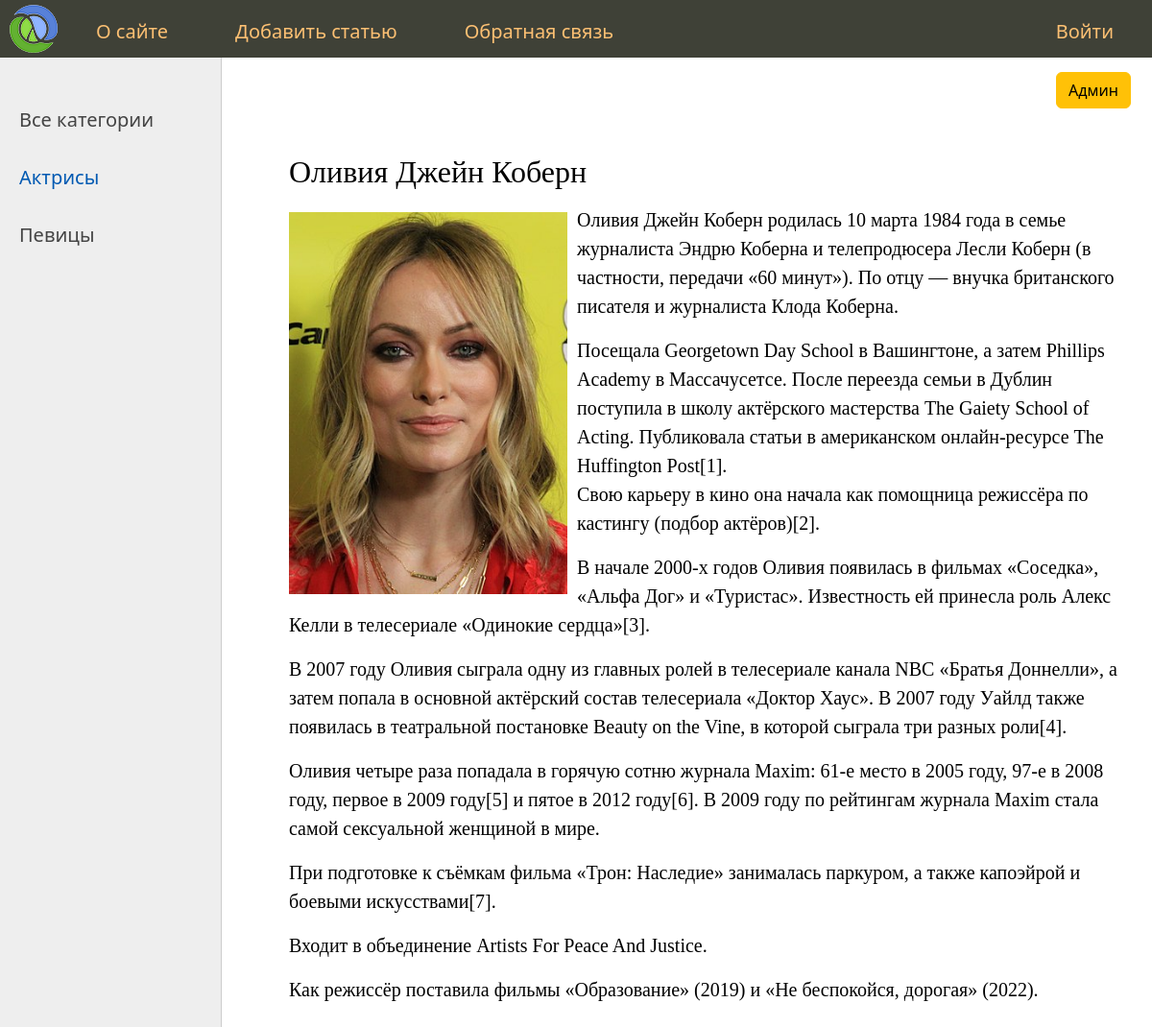
Screenshot of /post/olivia-dzhein-kobern/ with the database file from the repository.
### women/models.py (models this page shows, shortened)
class Category(models.Model):
    name = models.CharField(
        max_length=100, db_index=True, verbose_name="Категория")
    slug = models.SlugField(max_length=100, unique=True,
                            db_index=True, verbose_name="URL")
    def get_absolute_url(self):
        return reverse('category', kwargs={'cat_slug': self.slug})
    class Meta:
        verbose_name = "Категория"
        verbose_name_plural = "Категории"
        ordering = ['name']

class Women(models.Model):
    title = models.CharField(max_length=255, verbose_name="Заголовок")
    slug = models.SlugField(max_length=255, unique=True,
                            db_index=True, verbose_name="URL")
    content = models.TextField(blank=True, verbose_name="Текст статьи")
    photo = models.ImageField(upload_to='photos/', verbose_name="Фото")
    time_create = models.DateTimeField(
        auto_now_add=True, verbose_name="Время создания")
    time_update = models.DateTimeField(
        auto_now=True, verbose_name="Время изменения")
    is_published = models.BooleanField(default=True, verbose_name="Публикация")
    cat = models.ForeignKey(
        'Category', on_delete=models.PROTECT, null=True, verbose_name="Категория")
    def __str__(self):
        return self.title
    class Meta:
        verbose_name = "Известные женщины"
        verbose_name_plural = "Известные женщины"
        ordering = ['-time_create', 'title']

### women/views.py (the view)
# urls.py: path('post/<slug:post_slug>/', ShowPost.as_view(), name='post'),
class ShowPost(DetailView):
    model = Women
    template_name = 'women/post.html'
    slug_url_kwarg = 'post_slug'
    context_object_name = 'post'
    def get_context_data(self, **kwargs: Any) -> dict[str, Any]:
        context = super().get_context_data(**kwargs)
        context['menu'] = menu
        context['cats'] = Category.objects.all()
        context['selected_cat'] = context['post'].cat_id
        context['title'] = context['post']
        return context

### women/templates/women/post.html
{% extends 'women/base.html' %}
{% block content %}
<h1>{{post.title}}</h1>
{% if post.photo %}
<p><img class="img-article-left" src="{{post.photo.url}}" /></p>
{% endif %}
{{post.content|linebreaks}}
{% endblock %}

### women/templates/women/base.html (shortened to what this page needs)
{% load static %}
<!DOCTYPE html>
<html>
	<head>
		<link
			type="text/css"
			href="{% static 'women/css/styles.css' %}"
			rel="stylesheet"
		/>
		<link
			rel="stylesheet"
			href="https://cdn.jsdelivr.net/npm/bootstrap@5.3.2/dist/css/bootstrap.min.css"
		/>
	</head>
	<body>
		<table class="table-page" border="0" cellpadding="0" cellspacing="0">
			<tr>
				<td valign="top">
					{% block mainmenu %}
					<div class="header">
						<ul id="mainmenu" class="mainmenu">
							<li class="logo">
								<a href="{% url 'index' %}"><div class="logo"></div></a>
							</li>
							{% for m in menu %}
							{% if not forloop.last %}
							<li><a href="{% url m.url_name %}">{{m.title}}</a></li>
							{% else %}
							<li class="last">
								<a href="{% url m.url_name %}">{{m.title}}</a>
							</li>
							{% endif %}
							{% endfor %}
						</ul>
						<a class="btn_warning" href="http://127.0.0.1:8000/admin/"
							><button class="btn btn-warning">Админ</button></a
						>
					</div>
					{% endblock mainmenu %}
					<table
						class="table-content"
						border="0"
						cellpadding="0"
						cellspacing="0"
					>
						<tr>
							<td valign="top" class="left-chapters">
								<ul id="leftchapters">
									{% if selected_cat == 0 %}
									<li class="selected">Все категории</li>
									{% else %}
									<li>
										<a href="{% url 'index' %}">Все категории</a>
									</li>
									{% endif %}
									{% for cat in cats %}
									{% if selected_cat == cat.pk %}
									<li class="selected">{{cat.name}}</li>
									{% else %}
									<li>
										<a href="{{cat.get_absolute_url}}">{{cat.name}}</a>
									</li>
									{% endif %}
									{% endfor %}
								</ul>
							</td>
							<td valign="top" class="content">
								<div class="content-text">
									{% block content %} {% endblock %}
								</div>
							</td>
						</tr>
					</table>
				</td>
			</tr>
		</table>
	</body>
</html>

### women/static/women/css/styles.css (style rules this page uses)
html, body { font-family: 'Arial'; margin: 0; padding: 0; height: 100%; width: 100%; color: #444; }
a { color: #0059b2; text-decoration: none; }
img { max-width: 600px; height: auto; }
img.img-article-left { max-width: 300px; height: auto; float: left; padding: 0 10px 10px 0; margin-top: 15px; }
.table-page { width: 100%; height: 100%; vertical-align: top; }
.table-page tr { height: 100%; }
.header { background: #3f4137; height: 60px; }
a.btn_warning { position: absolute; margin-top: 15px; margin-left: calc(100% - 100px); }
.logo { background: url('../images/logo.png') no-repeat 10px 5px; width: 70px; height: 60px; }
ul.mainmenu { list-style: none; margin: 0; padding: 0; height: 60px; color: #fdc073; font-size: 20px; overflow: hidden; }
ul.mainmenu li { float: left; margin: 18px 40px 0 30px; }
ul.mainmenu li.logo { margin: 0; }
ul.mainmenu li.last { float: right; }
ul.mainmenu li a { color: #fdc073; text-decoration: none; }
.table-content { width: 100%; min-height: 100%; height: 100%; }
.left-chapters { margin: 0; background: #eee; border-right: 1px solid #ccc; min-height: 100%; }
.left-chapters ul { width: 230px; min-height: 100%; margin: 0; padding: 20px 10px 10px 20px; list-style: none; font-size: 20px; }
.left-chapters ul li { margin: 30px 0 0 0; color: #999; }
.left-chapters ul li.selected { color: #0059b2; }
.left-chapters ul li a { color: #444; text-decoration: none; }
.content { padding: 40px 20px 20px 40px; width: 100%; box-sizing: border-box; }
.content-text { margin: 60px 0 0 30px; color: #000; font-size: 20px; font-family: Yandex Sans Display Light; }
.content-text h1 { font-size: 32px; }

### rows the page displays
Category: name "Актрисы"
Category: name "Певицы"
Women: title "Оливия Джейн Коберн", photo (picture), content "Оливия Джейн Коберн родилась 10 марта 1984 года в семье журналиста Эндрю Коберна и телепродюсера Лесли Коберн (в частности, передачи «60 минут»). По отцу — внучка британского писателя и журналиста Клода Коберна. Посещала Georgetown Day School в Вашингтоне, а затем Phillips Academy в Массачусетсе. После переезда семьи в Дублин поступила в школу актёрского мастерства The Gaiety School of Acting. Публиковала статьи в американском онлайн-ресурсе The Huffington Post[1]. Свою карьеру в кино она начала как помощница режиссёра по кастингу (подбор актёров)[2]. В начале 2000-х годов Оливия появилась в фильмах «Соседка», «Альфа Дог» и «Туристас». Известность ей принесла роль Алекс Келли в телесериале…"

### other values shown
{{ m.title }} "О сайте" "Добавить статью" "Обратная связь"
{{ m.title }} "Войти"
